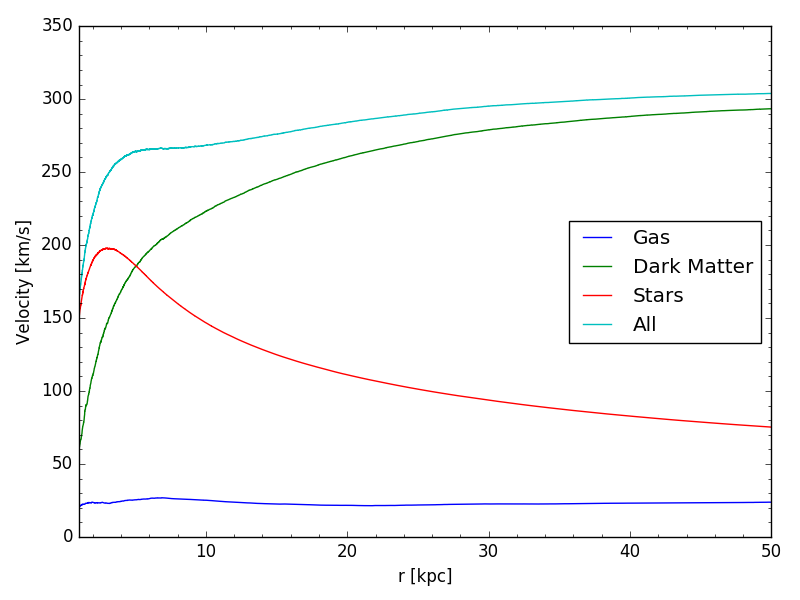

This chart was generated by the following Python code:
import h5py
import numpy as np
import astropy.units as u
from astropy.constants import G
import matplotlib.pyplot as plt 
from read_dataset import read_dataset
from read_header import read_header
from read_dataset_dm_mass import read_dataset_dm_mass

class RotationCurve:

    def __init__(self, gn, sgn, centre):

        self.a, self.h, self.boxsize = read_header()
        self.centre = centre

        # Load data.
        self.gas    = self.read_galaxy(0, gn, sgn, centre)
        self.dm     = self.read_galaxy(1, gn, sgn, centre)
        self.stars  = self.read_galaxy(4, gn, sgn, centre)
        self.bh     = self.read_galaxy(5, gn, sgn, centre)

        # Plot.
        self.plot()

    def read_galaxy(self, itype, gn, sgn, centre):
        """ For a given galaxy (defined by its GroupNumber and SubGroupNumber)
        extract the coordinates and mass of all particles of a selected type.
        Coordinates are then wrapped around the centre to account for periodicity. """

        data = {}

        # Load data, then mask to selected GroupNumber and SubGroupNumber.
        gns  = read_dataset(itype, 'GroupNumber')
        sgns = read_dataset(itype, 'SubGroupNumber')
        mask = np.logical_and(gns == gn, sgns == sgn)
        if itype == 1:
            data['mass'] = read_dataset_dm_mass()[mask] * u.g.to(u.Msun)
        else:
            data['mass'] = read_dataset(itype, 'Mass')[mask] * u.g.to(u.Msun)
        data['coords'] = read_dataset(itype, 'Coordinates')[mask] * u.cm.to(u.Mpc)

        # Periodic wrap coordinates around centre.
        boxsize = self.boxsize/self.h
        data['coords'] = np.mod(data['coords']-centre+0.5*boxsize,boxsize)+centre-0.5*boxsize

        return data

    def compute_rotation_curve(self, arr):
        """ Compute the rotation curve. """

        # Compute distance to centre.
        r = np.linalg.norm(arr['coords'] - self.centre, axis=1)
        mask = np.argsort(r)
        r = r[mask]

        # Compute cumulative mass.
        cmass = np.cumsum(arr['mass'][mask])

        # Compute velocity.
        myG = G.to(u.km**2 * u.Mpc * u.Msun**-1 * u.s**-2).value
        v = np.sqrt((myG * cmass) / r)

        # Return r in Mpc and v in km/s.
        return r, v

    def plot(self):
        plt.figure()

        # All parttypes together.
        combined = {}
        combined['mass'] = np.concatenate((self.gas['mass'], self.dm['mass'],
            self.stars['mass'], self.bh['mass']))
        combined['coords'] = np.vstack((self.gas['coords'], self.dm['coords'],
            self.stars['coords'], self.bh['coords']))
        
        # Loop over each parttype.
        for x, lab in zip([self.gas, self.dm, self.stars, combined],
                        ['Gas', 'Dark Matter', 'Stars', 'All']):
            r, v = self.compute_rotation_curve(x)
            plt.plot(r*1000., v, label=lab)

        # Save plot.
        plt.legend(loc='center right')
        plt.minorticks_on()
        plt.ylabel('Velocity [km/s]'); plt.xlabel('r [kpc]')
        plt.xlim(1, 50); plt.tight_layout()
        plt.savefig('RotationCurve.png')
        plt.close()

if __name__ == '__main__':
    centre = np.array([12.08808994,4.47437191,1.41333473])
    x = RotationCurve(1, 0, centre)

